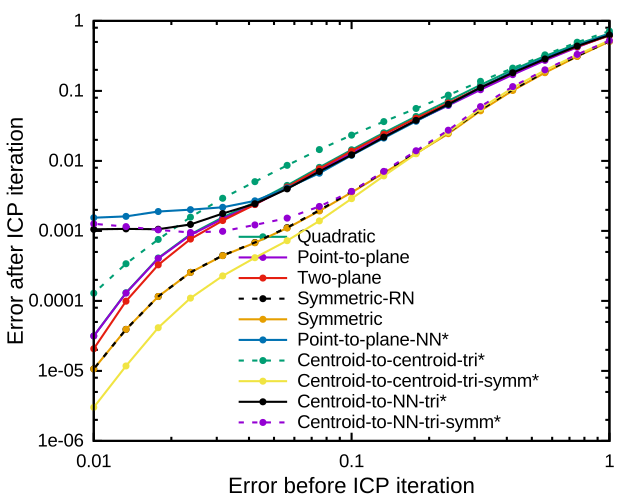

Recreate this plot in gnuplot.
#set term pdf lw 3 ps 0.6 size 6.4,5.0 font "Helvetica,20"
set term pdf lw 3 size 6.4,5.0 font "Helvetica,20"
set out "icpconvergence_bun_zipper_res2_bun_zipper_res2_ncf.pdf"
set style data linespoints
set log
set key bottom right reverse Left nobox
set xlabel "Error before ICP iteration" offset 0,0.3 font "Helvetica,24"
set ylabel "Error after ICP iteration" offset 1.3,0 font "Helvetica,24"
set format "%g"
plot \
 "bun_zipper_res2_bun_zipper_res2_5_1000.txt"  lc 2      pt 7 ps 0.6 title "Quadratic", \
 "bun_zipper_res2_bun_zipper_res2_1_1000.txt"  lc 1      pt 7 ps 0.6 title "Point-to-plane", \
 "bun_zipper_res2_bun_zipper_res2_3_1000.txt"  lc 7      pt 7 ps 0.6 title "Two-plane", \
 "bun_zipper_res2_bun_zipper_res2_4_1000.txt"  lc 8 dt 2 pt 7 ps 0.6 title "Symmetric-RN", \
 "bun_zipper_res2_bun_zipper_res2_2_1000.txt"  lc 4      pt 7 ps 0.6 title "Symmetric", \
 "bun_zipper_res2_bun_zipper_res2_4_1000.txt"  with lines lc 8 dt 2 notitle, \
 "bun_zipper_res2_bun_zipper_res2_9_100.txt"   lc 6      pt 7 ps 0.6 title "Point-to-plane-NN*", \
 "bun_zipper_res2_bun_zipper_res2_11_100.txt"  lc 2 dt 2 pt 7 ps 0.6 title "Centroid-to-centroid-tri*", \
 "bun_zipper_res2_bun_zipper_res2_12_1000.txt" lc 5      pt 7 ps 0.6 title "Centroid-to-centroid-tri-symm*", \
 "bun_zipper_res2_bun_zipper_res2_15_50.txt"   lc 8      pt 7 ps 0.6 title "Centroid-to-NN-tri*", \
 "bun_zipper_res2_bun_zipper_res2_16_50.txt"   lc 1 dt 2 pt 7 ps 0.6 title "Centroid-to-NN-tri-symm*"
